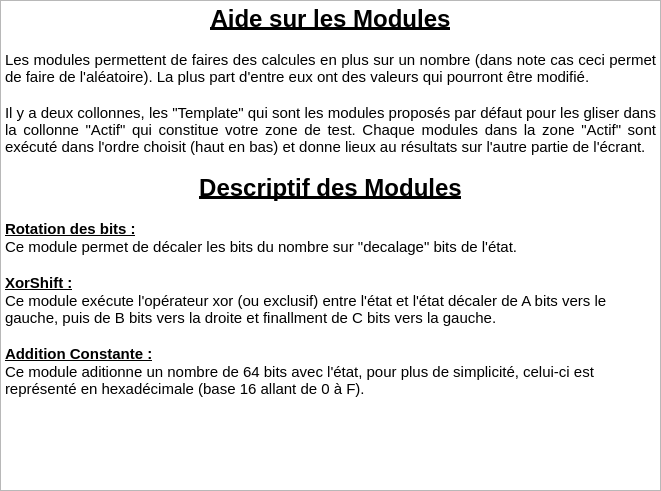
<?xml version="1.0" encoding="UTF-8"?>
<ui version="4.0">
 <class>AideModules</class>
 <widget class="QDialog" name="AideModules">
  <property name="geometry">
   <rect>
    <x>0</x>
    <y>0</y>
    <width>661</width>
    <height>491</height>
   </rect>
  </property>
  <property name="windowTitle">
   <string>Dialog</string>
  </property>
  <layout class="QVBoxLayout" name="verticalLayout">
   <property name="leftMargin">
    <number>0</number>
   </property>
   <property name="topMargin">
    <number>0</number>
   </property>
   <property name="rightMargin">
    <number>0</number>
   </property>
   <property name="bottomMargin">
    <number>0</number>
   </property>
   <item>
    <widget class="QTextEdit" name="textEdit">
     <property name="readOnly">
      <bool>true</bool>
     </property>
     <property name="html">
      <string>&lt;!DOCTYPE HTML PUBLIC &quot;-//W3C//DTD HTML 4.0//EN&quot; &quot;http://www.w3.org/TR/REC-html40/strict.dtd&quot;&gt;
&lt;html&gt;&lt;head&gt;&lt;meta name=&quot;qrichtext&quot; content=&quot;1&quot; /&gt;&lt;meta charset=&quot;utf-8&quot; /&gt;&lt;style type=&quot;text/css&quot;&gt;
p, li { white-space: pre-wrap; }
hr { height: 1px; border-width: 0; }
li.unchecked::marker { content: &quot;\2610&quot;; }
li.checked::marker { content: &quot;\2612&quot;; }
&lt;/style&gt;&lt;/head&gt;&lt;body style=&quot; font-family:'Ubuntu Sans'; font-size:11pt; font-weight:400; font-style:normal;&quot;&gt;
&lt;p align=&quot;center&quot; style=&quot; margin-top:0px; margin-bottom:0px; margin-left:0px; margin-right:0px; -qt-block-indent:0; text-indent:0px;&quot;&gt;&lt;span style=&quot; font-size:18pt; font-weight:700; text-decoration: underline;&quot;&gt;Aide sur les Modules&lt;/span&gt;&lt;/p&gt;
&lt;p align=&quot;justify&quot; style=&quot;-qt-paragraph-type:empty; margin-top:0px; margin-bottom:0px; margin-left:0px; margin-right:0px; -qt-block-indent:0; text-indent:0px;&quot;&gt;&lt;br /&gt;&lt;/p&gt;
&lt;p align=&quot;justify&quot; style=&quot; margin-top:0px; margin-bottom:0px; margin-left:0px; margin-right:0px; -qt-block-indent:0; text-indent:0px;&quot;&gt;Les modules permettent de faires des calcules en plus sur un nombre (dans note cas ceci permet de faire de l'aléatoire). La plus part d'entre eux ont des valeurs qui pourront être modifié.&lt;/p&gt;
&lt;p align=&quot;justify&quot; style=&quot;-qt-paragraph-type:empty; margin-top:0px; margin-bottom:0px; margin-left:0px; margin-right:0px; -qt-block-indent:0; text-indent:0px;&quot;&gt;&lt;br /&gt;&lt;/p&gt;
&lt;p align=&quot;justify&quot; style=&quot; margin-top:0px; margin-bottom:0px; margin-left:0px; margin-right:0px; -qt-block-indent:0; text-indent:0px;&quot;&gt;Il y a deux collonnes, les &amp;quot;Template&amp;quot; qui sont les modules proposés par défaut pour les gliser dans la collonne &amp;quot;Actif&amp;quot; qui constitue votre zone de test. Chaque modules dans la zone &amp;quot;Actif&amp;quot; sont exécuté dans l'ordre choisit (haut en bas) et donne lieux au résultats sur l'autre partie de l'écrant.&lt;/p&gt;
&lt;p align=&quot;justify&quot; style=&quot;-qt-paragraph-type:empty; margin-top:0px; margin-bottom:0px; margin-left:0px; margin-right:0px; -qt-block-indent:0; text-indent:0px;&quot;&gt;&lt;br /&gt;&lt;/p&gt;
&lt;p align=&quot;center&quot; style=&quot; margin-top:0px; margin-bottom:0px; margin-left:0px; margin-right:0px; -qt-block-indent:0; text-indent:0px;&quot;&gt;&lt;span style=&quot; font-size:18pt; font-weight:700; text-decoration: underline;&quot;&gt;Descriptif des Modules&lt;/span&gt;&lt;/p&gt;
&lt;p align=&quot;justify&quot; style=&quot;-qt-paragraph-type:empty; margin-top:0px; margin-bottom:0px; margin-left:0px; margin-right:0px; -qt-block-indent:0; text-indent:0px;&quot;&gt;&lt;br /&gt;&lt;/p&gt;
&lt;p align=&quot;justify&quot; style=&quot; margin-top:0px; margin-bottom:0px; margin-left:0px; margin-right:0px; -qt-block-indent:0; text-indent:0px;&quot;&gt;&lt;span style=&quot; font-weight:700; text-decoration: underline;&quot;&gt;Rotation des bits :&lt;/span&gt;&lt;/p&gt;
&lt;p align=&quot;justify&quot; style=&quot; margin-top:0px; margin-bottom:0px; margin-left:0px; margin-right:0px; -qt-block-indent:0; text-indent:0px;&quot;&gt;Ce module permet de décaler les bits du nombre sur &amp;quot;decalage&amp;quot; bits de l'état.&lt;/p&gt;
&lt;p style=&quot;-qt-paragraph-type:empty; margin-top:0px; margin-bottom:0px; margin-left:0px; margin-right:0px; -qt-block-indent:0; text-indent:0px;&quot;&gt;&lt;br /&gt;&lt;/p&gt;
&lt;p style=&quot; margin-top:0px; margin-bottom:0px; margin-left:0px; margin-right:0px; -qt-block-indent:0; text-indent:0px;&quot;&gt;&lt;span style=&quot; font-weight:700; text-decoration: underline;&quot;&gt;XorShift :&lt;/span&gt;&lt;/p&gt;
&lt;p style=&quot; margin-top:0px; margin-bottom:0px; margin-left:0px; margin-right:0px; -qt-block-indent:0; text-indent:0px;&quot;&gt;Ce module exécute l'opérateur xor (ou exclusif) entre l'état et l'état décaler de A bits vers le gauche, puis de B bits vers la droite et finallment de C bits vers la gauche.&lt;/p&gt;
&lt;p style=&quot;-qt-paragraph-type:empty; margin-top:0px; margin-bottom:0px; margin-left:0px; margin-right:0px; -qt-block-indent:0; text-indent:0px;&quot;&gt;&lt;br /&gt;&lt;/p&gt;
&lt;p style=&quot; margin-top:0px; margin-bottom:0px; margin-left:0px; margin-right:0px; -qt-block-indent:0; text-indent:0px;&quot;&gt;&lt;span style=&quot; font-weight:700; text-decoration: underline;&quot;&gt;Addition Constante :&lt;/span&gt;&lt;/p&gt;
&lt;p style=&quot; margin-top:0px; margin-bottom:0px; margin-left:0px; margin-right:0px; -qt-block-indent:0; text-indent:0px;&quot;&gt;Ce module aditionne un nombre de 64 bits avec l'état, pour plus de simplicité, celui-ci est représenté en hexadécimale (base 16 allant de 0 à F).&lt;/p&gt;&lt;/body&gt;&lt;/html&gt;</string>
     </property>
    </widget>
   </item>
  </layout>
 </widget>
 <resources/>
 <connections/>
</ui>
